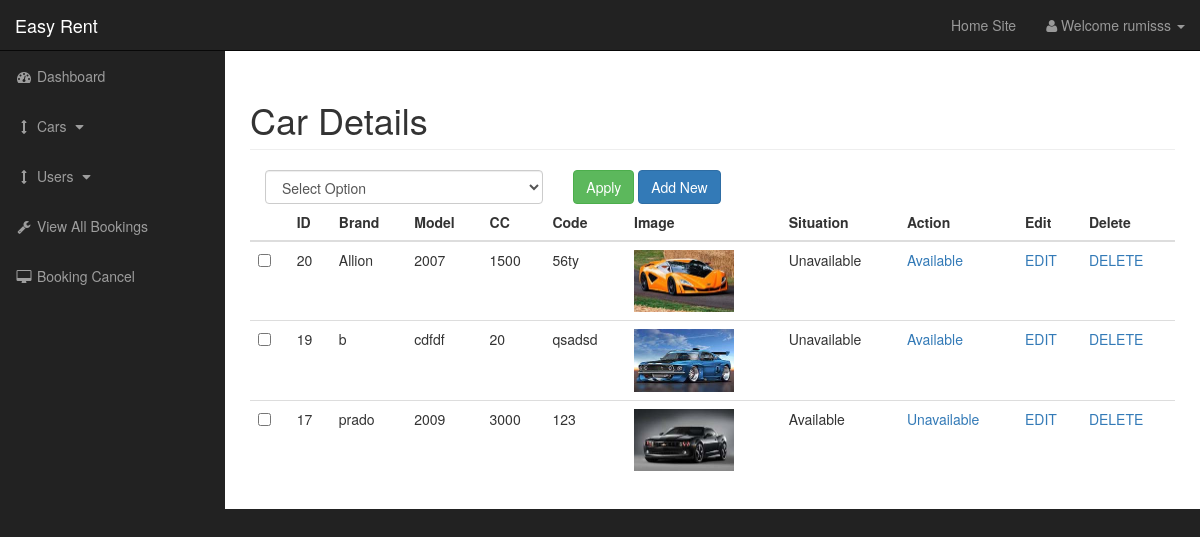
Page /admin/cars.php (signed in) on the committed database.
### tables this page shows
CREATE TABLE `cars` (
  `car_id` int(11) NOT NULL AUTO_INCREMENT,
  `car_maker_company` varchar(200) DEFAULT NULL,
  `car_brand` varchar(200) DEFAULT NULL,
  `car_model` varchar(200) DEFAULT NULL,
  `car_color` varchar(200) DEFAULT NULL,
  `car_cc` varchar(200) DEFAULT NULL,
  `car_code` varchar(100) DEFAULT NULL,
  `car_availability` varchar(50) DEFAULT NULL,
  `car_image` text,
  PRIMARY KEY (`car_id`)
);

### admin/includes/viewAllCar.php (the view, shortened to what this page needs)
<form action="" method="post">
<div class="table-responsive">
 <table class="table">
     <div id="bulkOptionsContainer" class="col-xs-4">
 			<select class="form-control" name="bulk_options" id="">
 				<option value="">Select Option</option>
 			</select>
 		</div>
 		<div class="col-xs-4">
 			<input type="submit" name="submit" class="btn btn-success" value="Apply">
 			<a class="btn btn-primary" href="cars.php?source=addcar">Add New</a>
 		</div>
                          <thead>
                        	<tr>
                                <th></th>
                        		<th>ID</th>
                        		<th>Brand</th>
                        		<th>Model</th>
                        		<th>CC</th>
                        		<th>Code</th>
                        		<th>Image</th>
                        		<th>Situation</th>
                                <th>Action</th>
                        		<th>Edit</th>
                        		<th>Delete</th>
                        	</tr>
                          </thead>
                          <tbody>
                          	<?php
                          	$query = "SELECT * FROM cars ORDER BY car_id DESC ";
                          	$car_query = mysqli_query($connection,$query);
                          	while($row = mysqli_fetch_assoc($car_query)){
                          		$car_id = $row['car_id'];
                          		$car_brand = $row['car_brand'];
                          		$car_model = $row['car_model'];
                          		$car_cc = $row['car_cc'];
                          		$car_code = $row['car_code'];
                          		$car_image = $row['car_image'];
                          		$car_availability = $row['car_availability'];
                          		echo "<tr>";
                          		?>
                          <td><input type='checkbox' class="checkBoxes" name='checkBoxArray[]' value='<?php echo $car_id;  ?>'></td>
                          		<?php
                          		echo "<td>$car_id</td>";
                          		echo "<td>$car_brand</td>";
                          		echo "<td>$car_model</td>";
                          		echo "<td>$car_cc</td>";
                                echo "<td>$car_code</td>";
                          		echo "<td><img  width='100' src='./images/$car_image' alt=''></td>";
                                echo "<td>$car_availability</td>";
                                if($car_availability == 'Unavailable'){
                                    echo "<td><a href='cars.php?change_to_available={$car_id}'>Available</a></td>";
                                }else{
                                    echo "<td><a href='cars.php?change_to_unavailable={$car_id}'>Unavailable</a></td>";
                                }
                                echo "<td><a href='cars.php?source=editCar&c_id={$car_id}'>EDIT</a></td>";
                          		echo "<td><a onClick=\"javascript:return confirm('Are You sure want to delete this car ?');\" href='cars.php?delete={$car_id}'>DELETE</a></td>";
                          		echo "</tr>";
                          	}
                          	?>
                          </tbody>
                    </table>
 </div>
 </form>

### admin/includes/admin_header.php (shortened to what this page needs)
<!DOCTYPE html>
<html lang="en">
<head>
    <link href="css/bootstrap.min.css" rel="stylesheet">
    <link href="css/sb-admin.css" rel="stylesheet">
    <link href="font-awesome/css/font-awesome.min.css" rel="stylesheet" type="text/css">
</head>
<body>

### admin/cars.php (shortened to what this page needs)
<?php include'includes/admin_header.php'; ?>
    <div id="wrapper">
<?php include'includes/navigation.php'; ?>
        <div id="page-wrapper">
            <div class="container-fluid">
                <div class="row">
                    <div class="col-lg-12">
                        <h1 class="page-header">
                            Car Details
                        </h1>
                                 <?php
                       		if(isset($_GET['source'])){
                       			$source = $_GET['source'];
                       		}else {
                       			$source = "";
                       		}
                       		switch($source) {
                       			   default:
                       			   	include 'includes/viewAllCar.php';
                       			   break;
                       		}
                       ?>
                    </div>
                </div>
            </div>
        </div>
    </div>
<?php include 'includes/admin_footer.php'; ?>

### admin/includes/navigation.php (shortened to what this page needs)
<nav class="navbar navbar-inverse navbar-fixed-top" role="navigation">
    <div class="navbar-header">
        <a class="navbar-brand" href="index.php">Easy Rent</a>
    </div>
    <ul class="nav navbar-right top-nav">
        <li><a href="../index.php">Home Site</a></li>
        <li class="dropdown">
            <a href="#" class="dropdown-toggle" data-toggle="dropdown"><i class="fa fa-user"></i>
                <?php
            	if(isset($_SESSION['username'])){
           		   echo "Welcome ". $_SESSION['firstname'];
            	}
            ?>
            <b class="caret"></b></a>
        </li>
    </ul>
    <div class="collapse navbar-collapse navbar-ex1-collapse">
        <ul class="nav navbar-nav side-nav">
            <li>
                <a href="index.php"><i class="fa fa-fw fa-dashboard"></i> Dashboard</a>
            </li>
            <li>
                <a href="javascript:;" data-toggle="collapse" data-target="#demo"><i class="fa fa-fw fa-arrows-v"></i> Cars <i class="fa fa-fw fa-caret-down"></i></a>
            </li>
             <li>
                <a href="javascript:;" data-toggle="collapse" data-target="#demo1"><i class="fa fa-fw fa-arrows-v"></i> Users <i class="fa fa-fw fa-caret-down"></i></a>
            </li>
             <li>
                <a href="orders.php?source=viewAllOrders"><i class="fa fa-fw fa-wrench"></i> View All Bookings</a>
            </li>
            <li>
                <a href="message.php"><i class="fa fa-fw fa-desktop"></i> Booking Cancel</a>
            </li>
        </ul>
    </div>
</nav>

### admin/includes/admin_footer.php (shortened to what this page needs)
</body>
</html>

### admin/css/sb-admin.css (style rules this page uses)
body { margin-top: 100px; background-color: #222; }
@media (min-width:768px) { body { margin-top: 50px; } }
#wrapper { padding-left: 0; }
#page-wrapper { width: 100%; padding: 0; background-color: #fff; }
@media (min-width:768px) { #wrapper { padding-left: 225px; } }
@media (min-width:768px) { #page-wrapper { padding: 10px; } }
.top-nav { padding: 0 15px; }
.top-nav>li { display: inline-block; float: left; }
.top-nav>li>a { padding-top: 15px; padding-bottom: 15px; line-height: 20px; color: #999; }
@media (min-width:768px) { .side-nav { position: fixed; top: 51px; left: 225px; width: 225px; margin-left: -225px; border: none; border-radius: 0; overflow-y: auto; background-color: #222; } }
@media (min-width:768px) { .side-nav>li>a { width: 225px; } }

### rows in the picture
cars: car_id "20", car_brand "Allion", car_model "2007", car_cc "1500", car_code "56ty", car_image (picture), car_availability "Unavailable"
cars: car_id "19", car_brand "b", car_model "cdfdf", car_cc "20", car_code "qsadsd", car_image (picture), car_availability "Unavailable"
cars: car_id "17", car_brand "prado", car_model "2009", car_cc "3000", car_code "123", car_image (picture), car_availability "Available"

### other values in the picture
$_SESSION['firstname'] "rumisss"
